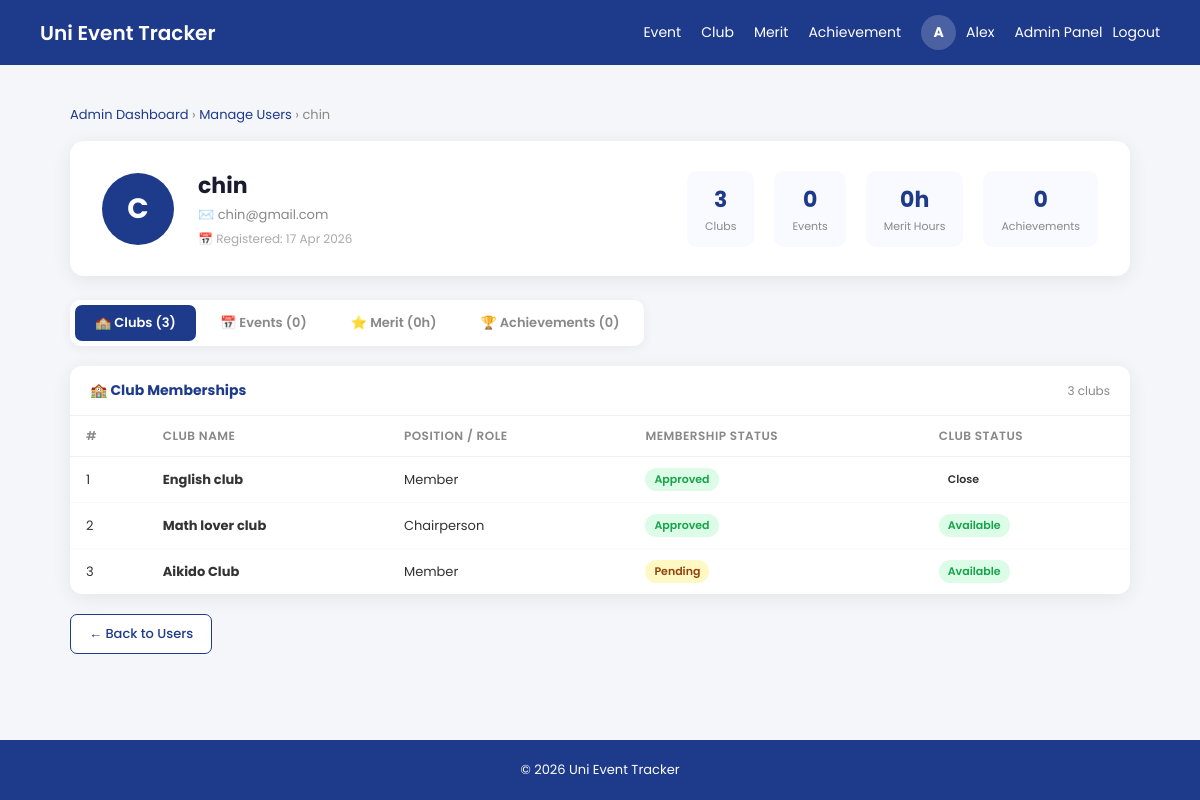
Screenshot of /Admin/admin_viewuser.php?id=343 (signed in) with the database file from the repository.
### tables this page shows
CREATE TABLE `user` (
  `id` int(10) NOT NULL,
  `username` varchar(50) NOT NULL,
  `password` varchar(255) NOT NULL,
  `email` varchar(50) NOT NULL,
  `register_date` datetime NOT NULL,
  `role` varchar(10) NOT NULL DEFAULT 'student',
  `last_online` datetime DEFAULT NULL
);

CREATE TABLE `club_membership` (
  `membership_Id` int(255) NOT NULL,
  `userId` int(255) NOT NULL,
  `clubId` int(255) NOT NULL,
  `club_role` enum('Member','Chairperson','Vice Chairperson','Secretary','Assistant Secretary','Treasurer','Assistant Treasurer','Auditor','Committee') DEFAULT 'Member',
  `club_joinDate` datetime NOT NULL,
  `register_status` varchar(20) NOT NULL
);

CREATE TABLE `club` (
  `club_id` int(10) NOT NULL,
  `club_name` varchar(50) NOT NULL,
  `club_CreateDate` date NOT NULL,
  `club_description` varchar(500) NOT NULL,
  `club_status` varchar(30) NOT NULL
);

### Admin/admin_viewuser.php (the view, shortened to what this page needs)
<?php
require("../database.php");
$viewId = intval($_GET['id'] ?? 0);
$stmt = $con->prepare("SELECT * FROM user WHERE id=? AND role='student'");
$stmt->bind_param("i", $viewId);
$stmt->execute();
$user = $stmt->get_result()->fetch_assoc();
$clubs = $con->query("
    SELECT c.club_name, c.club_status, cm.club_role AS member_role, cm.register_status
    FROM club_membership cm
    JOIN club c ON c.club_id = cm.clubid
    WHERE cm.userid = $viewId
    ORDER BY c.club_CreateDate DESC
");
$clubRows = [];
while($r = $clubs->fetch_assoc()) $clubRows[] = $r;
$totalHours = 0;
$totalHours = round($totalHours, 2);
$achRows = [];
$eventRows = [];
?>
<!DOCTYPE html>
<html lang="en">
<head>
</head>
<body>
<header>
    <div class="logo"><a href="../index.php">Uni Event Tracker</a></div>
    <nav>
        <a href="../Event/event_dashboard.php">Event</a>
        <a href="../clubtracker/clubHandler.php">Club</a>
        <a href="../merit/merit_dashboard.php">Merit</a>
        <a href="../achievement/achievement_dashboard.php">Achievement</a>
         <?php if(isset($_SESSION['username'])){ ?>
        <div class="user-menu">
            <div class="avatar-circle" <a href="user/userprofile.php"><?php echo strtoupper(mb_substr($_SESSION['username'], 0, 1)); ?></div>
            <a href="../user/userprofile.php"><span><?php echo htmlspecialchars($_SESSION['username'], ENT_QUOTES, 'UTF-8'); ?></span><a>
            <?php if(isset($_SESSION['role']) && $_SESSION['role'] == 'admin'){ ?>
            <a href="../Admin/admin_dashboard.php">Admin Panel</a>
            <?php } ?>
            <a href="../logout.php">Logout</a>
        </div>
        <?php } else { ?>
        <a href="../register.php">Register</a>
        <a href="../login.php">Login</a>
        <?php } ?>
    </nav>
</header>
<div class="page-wrapper">
    <div class="breadcrumb">
        <a href="admin_dashboard.php">Admin Dashboard</a> ›
        <a href="admin_users.php">Manage Users</a> ›
        <?= htmlspecialchars($user['username'],ENT_QUOTES,'UTF-8') ?>
    </div>
    <div class="profile-header">
        <div class="profile-avatar"><?= strtoupper(mb_substr($user['username'],0,1)) ?></div>
        <div class="profile-info">
            <div class="profile-name"><?= htmlspecialchars($user['username'],ENT_QUOTES,'UTF-8') ?></div>
            <div class="profile-email">✉️ <?= htmlspecialchars($user['email'],ENT_QUOTES,'UTF-8') ?></div>
            <div class="profile-meta">📅 Registered: <?= date('d M Y', strtotime($user['register_date'])) ?></div>
        </div>
        <div class="profile-stats">
            <div class="pstat"><div class="val"><?= count($clubRows) ?></div><div class="lbl">Clubs</div></div>
            <div class="pstat"><div class="val"><?= count($eventRows) ?></div><div class="lbl">Events</div></div>
            <div class="pstat"><div class="val"><?= $totalHours ?>h</div><div class="lbl">Merit Hours</div></div>
            <div class="pstat"><div class="val"><?= count($achRows) ?></div><div class="lbl">Achievements</div></div>
        </div>
    </div>
    <div class="tabs">
        <button class="tab active" onclick="switchTab('clubs',this)">🏫 Clubs (<?= count($clubRows) ?>)</button>
        <button class="tab" onclick="switchTab('events',this)">📅 Events (<?= count($eventRows) ?>)</button>
        <button class="tab" onclick="switchTab('merit',this)">⭐ Merit (<?= $totalHours ?>h)</button>
        <button class="tab" onclick="switchTab('achievement',this)">🏆 Achievements (<?= count($achRows) ?>)</button>
    </div>
    <div class="section active" id="tab-clubs">
        <div class="card">
            <div class="card-header">
                <h3>🏫 Club Memberships</h3>
                <span class="sub"><?= count($clubRows) ?> club<?= count($clubRows)!=1?'s':'' ?></span>
            </div>
            <?php if(empty($clubRows)): ?>
            <div class="empty-box"><div class="icon">🏫</div><p>Not a member of any club.</p></div>
            <?php else: ?>
            <table>
                <thead><tr><th>#</th><th>Club Name</th><th>Position / Role</th><th>Membership Status</th><th>Club Status</th></tr></thead>
                <tbody>
                <?php foreach($clubRows as $i => $r): ?>
                <tr>
                    <td><?= $i+1 ?></td>
                    <td><strong><?= htmlspecialchars($r['club_name'],ENT_QUOTES,'UTF-8') ?></strong></td>
                    <td><?= htmlspecialchars($r['member_role'] ?? 'Member',ENT_QUOTES,'UTF-8') ?></td>
                    <td>
                        <?php
                        $rs = strtolower($r['register_status'] ?? '');
                        $rsClass = $rs==='approved'?'badge-approved':($rs==='pending'?'badge-pending':'badge-rejected');
                        ?>
                        <span class="badge <?= $rsClass ?>"><?= htmlspecialchars($r['register_status'],ENT_QUOTES,'UTF-8') ?></span>
                    </td>
                    <td><span class="badge badge-<?= strtolower($r['club_status']) ?>"><?= $r['club_status'] ?></span></td>
                </tr>
                <?php endforeach; ?>
                </tbody>
            </table>
            <?php endif; ?>
        </div>
    </div>
    <a class="btn-back" href="admin_users.php">← Back to Users</a>
</div>
<footer>© 2026 Uni Event Tracker</footer>
</body>
</html>

### Admin/admin_viewuser.php (style rules this page uses)
* { box-sizing:border-box;margin:0;padding:0; }
body { font-family:'Poppins',sans-serif;background:#f4f6f9;min-height:100vh;display:flex;flex-direction:column; }
header { display:flex;justify-content:space-between;align-items:center;padding:15px 40px;background:#1E3A8A;color:white; }
.logo a { font-size:20px;font-weight:600;color:white;text-decoration:none; }
nav { display:flex;align-items:center;gap:20px; }
nav a { color:white;text-decoration:none;font-size:14px; }
.user-menu { display:flex;align-items:center;gap:10px; }
.avatar-circle { width:35px;height:35px;border-radius:50%;background:rgba(255,255,255,0.2);display:flex;align-items:center;justify-content:center;font-weight:700;font-size:14px;color:white; }
.page-wrapper { flex:1;max-width:1100px;margin:40px auto;padding:0 20px;width:100%; }
.breadcrumb { font-size:13px;color:#888;margin-bottom:16px; }
.breadcrumb a { color:#1E3A8A;text-decoration:none; }
.profile-header { background:white;border-radius:14px;box-shadow:0 4px 20px rgba(0,0,0,0.07);padding:28px 32px;margin-bottom:24px;display:flex;align-items:center;gap:24px;flex-wrap:wrap; }
.profile-avatar { width:72px;height:72px;border-radius:50%;background:#1E3A8A;color:white;display:flex;align-items:center;justify-content:center;font-size:28px;font-weight:700;flex-shrink:0; }
.profile-info { flex:1; }
.profile-name { font-size:22px;font-weight:700;color:#1a1a2e; }
.profile-email { font-size:13px;color:#888;margin-top:3px; }
.profile-meta { font-size:12px;color:#aaa;margin-top:5px; }
.profile-stats { display:flex;gap:20px;flex-wrap:wrap;margin-left:auto; }
.pstat { text-align:center;padding:12px 18px;background:#f8faff;border-radius:10px; }
.pstat .val { font-size:22px;font-weight:700;color:#1E3A8A; }
.pstat .lbl { font-size:11px;color:#888;margin-top:2px; }
.tabs { display:flex;gap:4px;margin-bottom:20px;background:white;border-radius:10px;padding:5px;box-shadow:0 2px 12px rgba(0,0,0,0.06);width:fit-content;flex-wrap:wrap; }
.tab { padding:8px 20px;border-radius:7px;font-size:13px;font-weight:600;cursor:pointer;color:#888;border:none;background:none;font-family:'Poppins',sans-serif;transition:all 0.2s; }
.tab.active { background:#1E3A8A;color:white; }
.section { display:none; }
.section.active { display:block; }
.card { background:white;border-radius:12px;box-shadow:0 4px 20px rgba(0,0,0,0.07);overflow:hidden;margin-bottom:20px; }
.card-header { padding:14px 20px;border-bottom:1px solid #f0f0f0;display:flex;align-items:center;justify-content:space-between; }
.card-header h3 { font-size:14px;font-weight:700;color:#1E3A8A; }
.card-header .sub { font-size:12px;color:#888; }
table { width:100%;border-collapse:collapse; }
th { padding:11px 16px;text-align:left;font-size:12px;font-weight:600;color:#888;text-transform:uppercase;letter-spacing:0.04em;border-bottom:1px solid #f0f0f0;white-space:nowrap; }
td { padding:11px 16px;font-size:13px;color:#333;border-bottom:1px solid #f9f9f9;vertical-align:middle; }
tr:last-child td { border-bottom:none; }
.badge { display:inline-flex;align-items:center;gap:4px;padding:3px 9px;border-radius:20px;font-size:11px;font-weight:600; }
.badge-available,.badge-approved { background:#dcfce7;color:#16a34a; }
.badge-pending { background:#fef9c3;color:#92400e; }
.btn-back { display:inline-block;padding:9px 18px;background:white;color:#1E3A8A;border:1.5px solid #1E3A8A;border-radius:7px;text-decoration:none;font-size:13px;font-weight:500;transition:all 0.2s; }
footer { text-align:center;padding:20px;background:#1E3A8A;color:white;font-size:13px;margin-top:auto; }

### rows the page displays
user: username "chin", username "C", email "chin@gmail.com", register_date "17 Apr 2026"
club_membership: clubId.club_name "English club", club_role "Member", register_status "Approved", clubId.club_status "Close"
club_membership: clubId.club_name "Math lover club", club_role "Chairperson", register_status "Approved", clubId.club_status "Available"
club_membership: clubId.club_name "Aikido Club", club_role "Member", register_status "Pending", clubId.club_status "Available"

### other values shown
mb_substr($_SESSION['username'], 0, 1) "A"
$_SESSION['username'] "Alex"
count($clubRows) "3"
count($eventRows) "0"
$totalHours "0"
count($achRows) "0"
